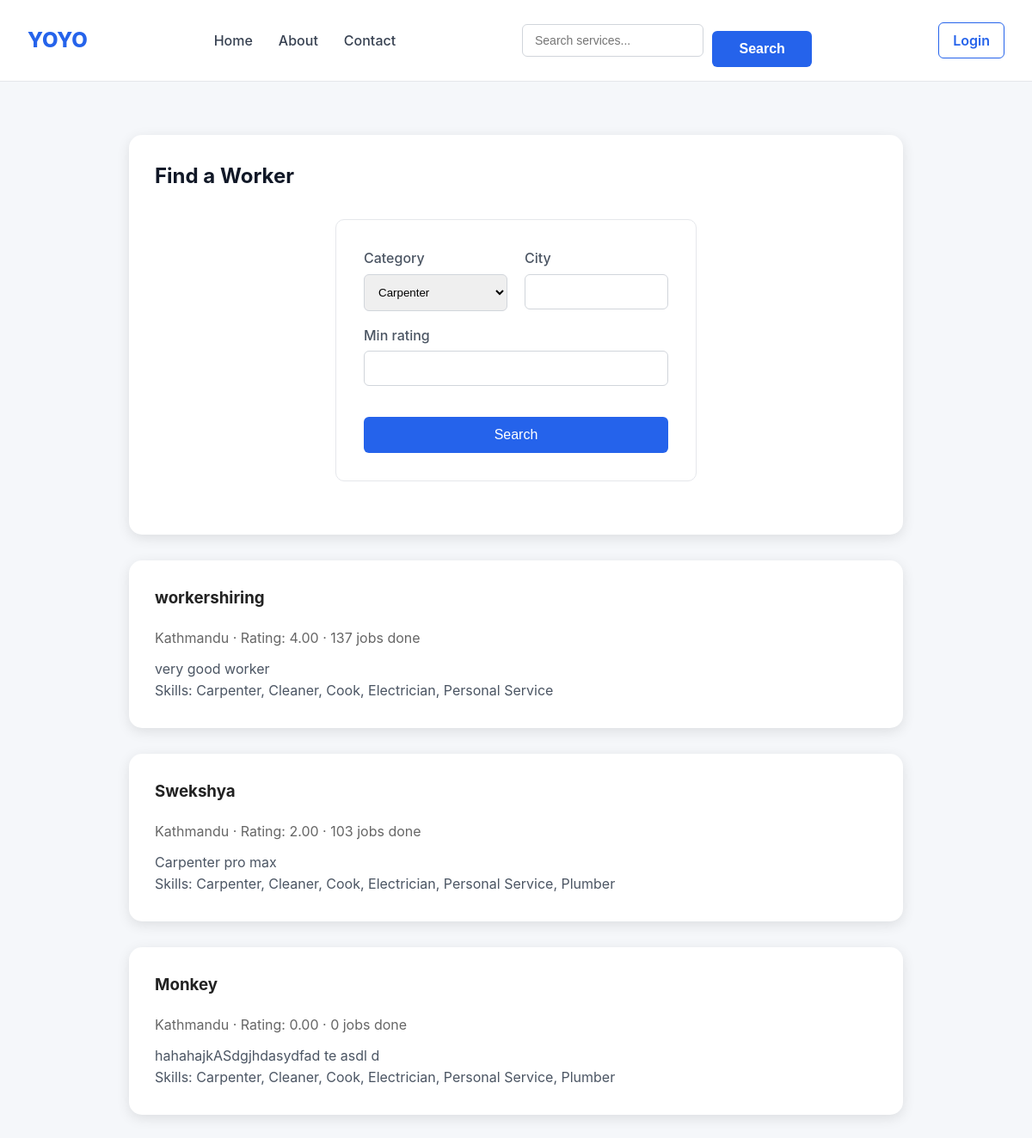
/workers/search/?category=carpenter, run on an earlier commit of the app's database.
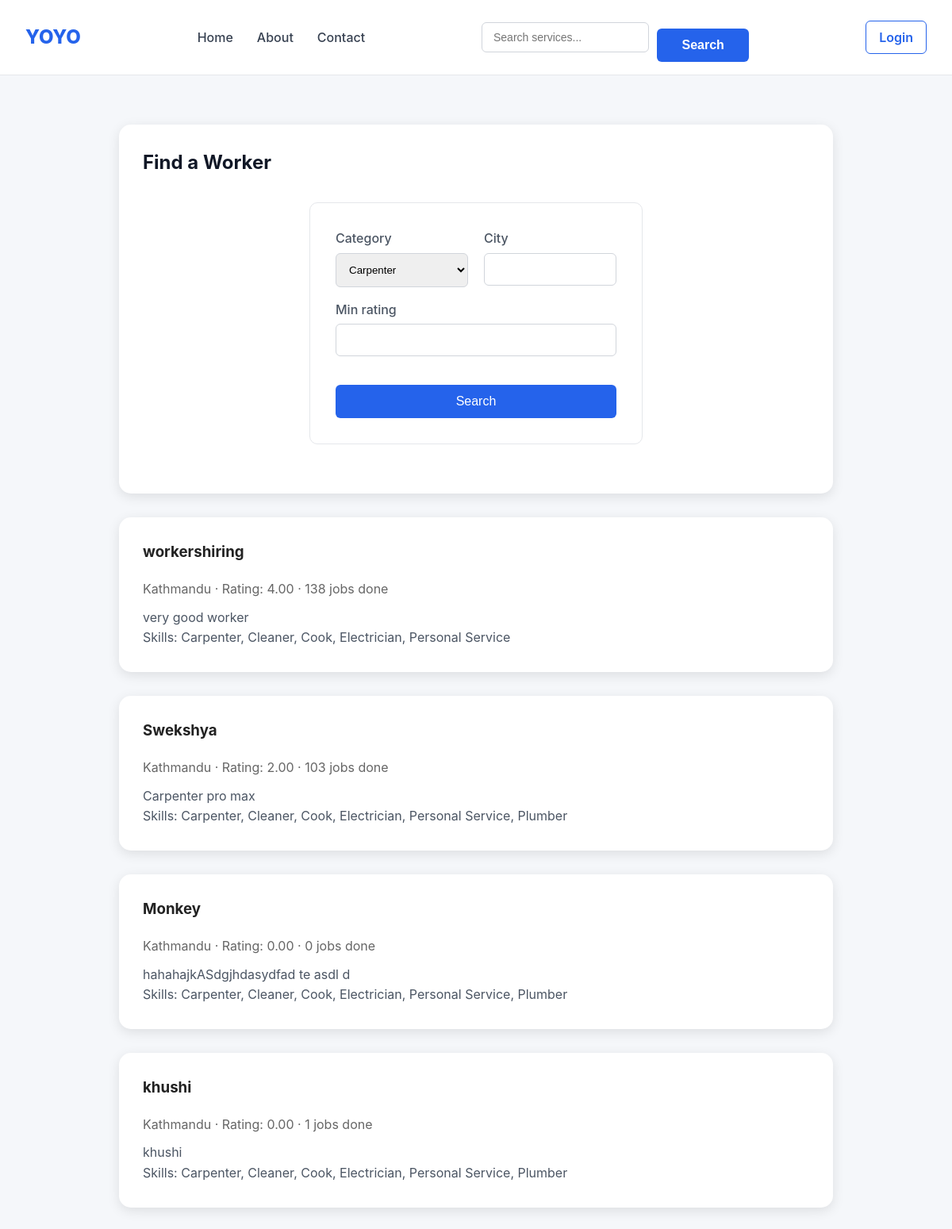
And on a later commit of the database.
### workers/models.py (models this page shows, shortened)
class WorkerProfile(models.Model):
    id = models.UUIDField(primary_key=True, default=uuid.uuid4, editable=False)
    user = models.OneToOneField(
        settings.AUTH_USER_MODEL, on_delete=models.CASCADE, related_name="worker_profile"
    )
    bio = models.TextField(blank=True)
    hourly_rate = models.DecimalField(max_digits=8, decimal_places=2, null=True, blank=True)
    city = models.CharField(max_length=100)
    is_available = models.BooleanField(default=True)
    is_verified = models.BooleanField(default=False)
    average_rating = models.DecimalField(max_digits=3, decimal_places=2, default=0)
    total_jobs_completed = models.PositiveIntegerField(default=0)
    skills = models.ManyToManyField(ServiceCategory, related_name="workers", blank=True)
    created_at = models.DateTimeField(auto_now_add=True)

### accounts/models.py (models this page shows, shortened)
class User(AbstractUser):
    class Role(models.TextChoices):
        CUSTOMER = "customer", "Customer"
        WORKER = "worker", "Worker"
        ADMIN = "admin", "Admin"
    id = models.UUIDField(primary_key=True, default=uuid.uuid4, editable=False)
    role = models.CharField(max_length=20, choices=Role.choices, default=Role.CUSTOMER)
    phone_number = models.CharField(max_length=20, unique=True, null=True, blank=True)
    address = models.CharField(max_length=255, blank=True)
    city = models.CharField(max_length=100, blank=True)
    latitude = models.DecimalField(max_digits=9, decimal_places=6, null=True, blank=True)
    longitude = models.DecimalField(max_digits=9, decimal_places=6, null=True, blank=True)
    is_phone_verified = models.BooleanField(default=False)
    created_at = models.DateTimeField(auto_now_add=True)
    updated_at = models.DateTimeField(auto_now=True)

### categories/models.py (models this page shows, shortened)
class ServiceCategory(models.Model):
    name = models.CharField(max_length=100, unique=True)
    slug = models.SlugField(max_length=110, unique=True)
    description = models.TextField(blank=True)
    service_image=models.ImageField(upload_to='services/', blank=True, null=True)
    icon = models.CharField(max_length=100, blank=True, help_text="Icon name/key for the frontend")
    base_price = models.DecimalField(max_digits=8, decimal_places=2, help_text="Starting/callout price")
    is_active = models.BooleanField(default=True)
    class Meta:
        verbose_name_plural = "Service categories"
        ordering = ["name"]

### workers/views.py (the view)
# urls.py: path("search/", views.worker_search, name="search"),
def worker_search(request):
    form = WorkerSearchForm(request.GET or None)
    workers = []
    if form.is_valid():
        workers = WorkerService.search(
            category_slug=form.cleaned_data.get("category") or None,
            city=form.cleaned_data.get("city") or None,
            min_rating=form.cleaned_data.get("min_rating"),
        )
    return render(request, "workers/search.html", {"form": form, "workers": workers})

### workers/forms.py
class WorkerSearchForm(forms.Form):
    category = forms.ChoiceField(required=False)
    city = forms.CharField(max_length=100, required=False)
    min_rating = forms.DecimalField(max_digits=3, decimal_places=2, required=False)
    def __init__(self, *args, **kwargs):
        super().__init__(*args, **kwargs)
        self.fields["category"].choices = [("", "Any")] + [
            (c.slug, c.name) for c in ServiceCategory.objects.filter(is_active=True)
        ]

### workers/services.py (called while the page is built, shortened)
    @staticmethod
    def search(*, category_slug=None, city=None, min_rating=None, at_datetime: datetime = None):
        qs = WorkerProfile.objects.filter(is_available=True).select_related("user")
        if category_slug:
            qs = qs.filter(skills__slug=category_slug)
        if city:
            qs = qs.filter(city__iexact=city)
        if min_rating is not None:
            qs = qs.filter(average_rating__gte=min_rating)
        return qs.distinct().order_by("-average_rating")

### workers/templates/workers/search.html (shortened to what this page needs)
{% extends "base.html" %}
{% load static %}
{% block css %}
  <link rel="stylesheet" href="{% static 'css/search.css' %}">
{% endblock %}
{% block content %}
<div class="card">
    <h2>Find a Worker</h2>
    <form method="get">
        <div class="grid">
            <p><label>{{ form.category.label }}</label>{{ form.category }}</p>
            <p><label>{{ form.city.label }}</label>{{ form.city }}</p>
        </div>
        <p><label>{{ form.min_rating.label }}</label>{{ form.min_rating }}</p>
        <button type="submit">Search</button>
    </form>
</div>
{% for worker in workers %}
<div class="card">
    <h3><a href="{% url 'workers:detail' worker.id %}">{{ worker.user.username }}</a></h3>
    <p class="muted">{{ worker.city }} &middot; Rating: {{ worker.average_rating }} &middot; {{ worker.total_jobs_completed }} jobs done</p>
    <p>{{ worker.bio|default:"" }}</p>
    <p>Skills: {% for s in worker.skills.all %}{{ s.name }}{% if not forloop.last %}, {% endif %}{% endfor %}</p>
</div>
{% empty %}
<p>No workers match your search.</p>
{% endfor %}
{% endblock %}

### templates/base.html (shortened to what this page needs)
{% load static %}
<!DOCTYPE html>
<html lang="en">
<head>
    <link rel="stylesheet" href="{% static 'css/style.css' %}">
    {% block css %}
    {% endblock %}
</head>
<body>
<nav class="navbar">
    <a href="{% url 'categories:list' %}" class="logo">
        YOYO
    </a>
    <ul class="nav-links">
        <li><a href="{% url 'categories:list' %}">Home</a></li>
        <li><a href="{% url 'categories:about' %}">About</a></li>
        <li><a href="{% url 'categories:contact' %}">Contact</a></li>
    </ul>
    <form
    class="search-form"
    method="get"
    action="{% url 'workers:search' %}"
>
    <input
        type="text"
        name="q"
        placeholder="Search services..."
    >
    <button type="submit">
        Search
    </button>
</form>
    {% if user.is_authenticated %}
        <a href="{% url 'accounts:dashboard' %}">
            {{ user.username }}
        </a>
    {% else %}
        <a href="{% url 'accounts:login' %}">
            Login
        </a>
    {% endif %}
</nav>
    <main>
        {% block content %}
        {% endblock %}
    </main>
</body>
</html>

### static/CSS/style.css (style rules this page uses)
* { margin: 0; padding: 0; box-sizing: border-box; }
body { font-family: -apple-system, BlinkMacSystemFont, "Segoe UI", Roboto, Helvetica, Arial, sans-serif; background: #f9fafb; color: #111827; line-height: 1.5; }
a { text-decoration: none; color: inherit; }
ul { list-style: none; }
.navbar { display: flex; align-items: center; justify-content: space-between; gap: 20px; padding: 16px 32px; background: #ffffff; border-bottom: 1px solid #e5e7eb; position: sticky; top: 0; z-index: 100; }
.logo { font-size: 24px; font-weight: 800; color: #2563eb; }
.nav-links { display: flex; align-items: center; gap: 30px; }
.nav-links a { color: #374151; font-weight: 500; transition: color 0.2s ease; }
.search-form { display: flex; align-items: center; gap: 10px; margin: 0; padding: 0; background: transparent; border: none; max-width: 400px; }
.search-form input { width: 250px; margin: 0; padding: 10px 14px; border: 1px solid #d1d5db; border-radius: 6px; font-size: 14px; outline: none; }
.search-form button { padding: 10px 16px; border: none; border-radius: 6px; background: #2563eb; color: #ffffff; font-weight: 600; cursor: pointer; }
.navbar > a:last-child { padding: 8px 16px; border: 1px solid #2563eb; border-radius: 6px; color: #2563eb; font-weight: 600; transition: all 0.2s ease; }
main { max-width: 1100px; margin: 0 auto; padding: 32px; }
h2 { margin-bottom: 16px; font-size: 24px; }
p { color: #4b5563; }
form { max-width: 420px; margin: 32px auto; padding: 32px; background: #ffffff; border: 1px solid #e5e7eb; border-radius: 10px; }
form input, form select, form textarea { width: 100%; margin-bottom: 16px; padding: 12px; border: 1px solid #d1d5db; border-radius: 6px; }
form label { display: block; margin-bottom: 5px; font-weight: 500; }
form button[type="submit"] { width: 100%; padding: 12px; border: none; border-radius: 6px; background: #2563eb; color: #ffffff; font-size: 16px; cursor: pointer; }

### static/CSS/search.css (style rules this page uses)
body { background: #f5f7fa; }
.card { max-width: 900px; margin: 30px auto; padding: 30px; background: #ffffff; border-radius: 15px; box-shadow: 0 4px 15px rgba(0, 0, 0, 0.1); }
.card h2, .card h3 { margin-bottom: 20px; }
.card h3 a { text-decoration: none; color: #222; transition: 0.3s; }
.grid { display: grid; grid-template-columns: 1fr 1fr; gap: 20px; }
label { display: block; margin-bottom: 8px; font-weight: 600; }
input, select, textarea { width: 100%; padding: 12px; border: 1px solid #ddd; border-radius: 8px; box-sizing: border-box; }
button { margin-top: 20px; padding: 12px 25px; border: none; border-radius: 8px; cursor: pointer; font-size: 16px; background: #007bff; color: #ffffff; transition: 0.3s; }
.muted { color: #666; margin: 10px 0; }
.card p { line-height: 1.6; }

What changed in the data, as far as the page shows it:
changed WorkerProfile "very good worker": total_jobs_completed "137" → "138"
added WorkerProfile: user.username "khushi", city "Kathmandu", average_rating "0.00", total_jobs_completed "1", bio "khushi", ServiceCategory (name "Carpenter"), ServiceCategory (name "Cleaner"), ServiceCategory (name "Cook"), ServiceCategory (name "Electrician"), ServiceCategory (name "Personal Service"), ServiceCategory (name "Plumber")
